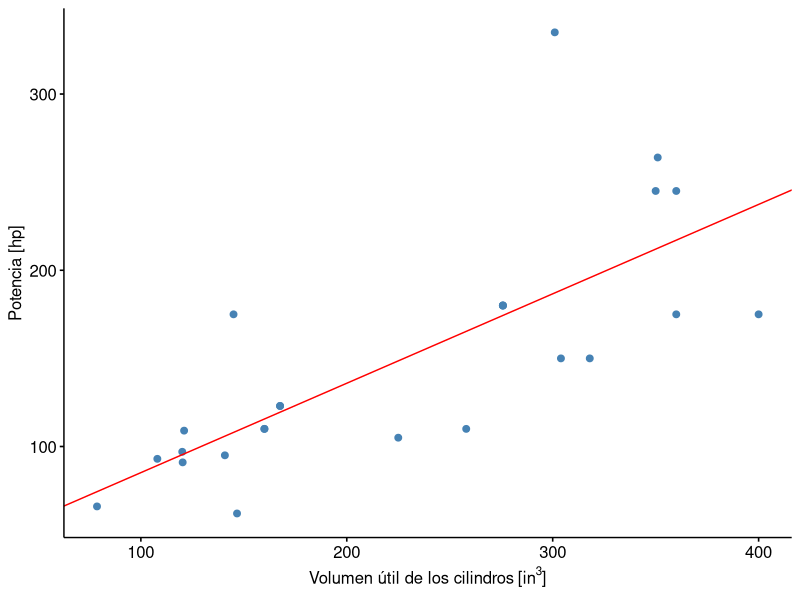
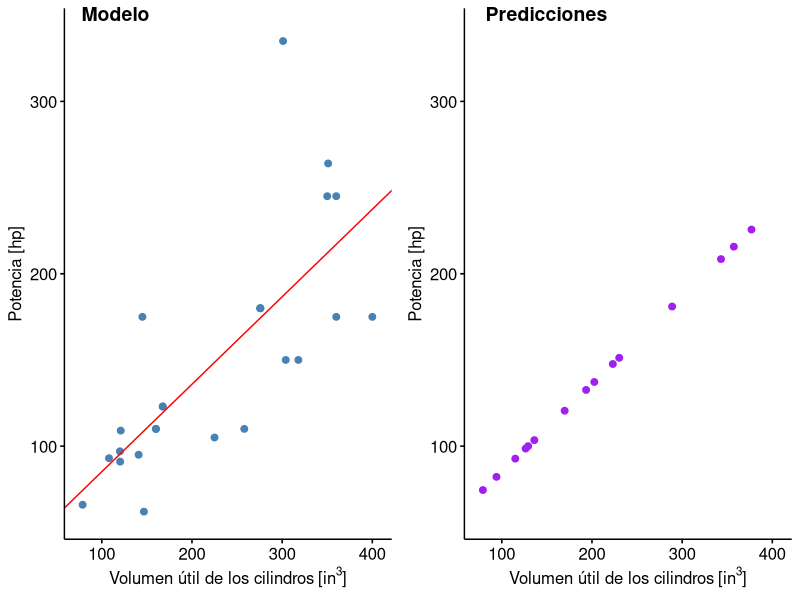
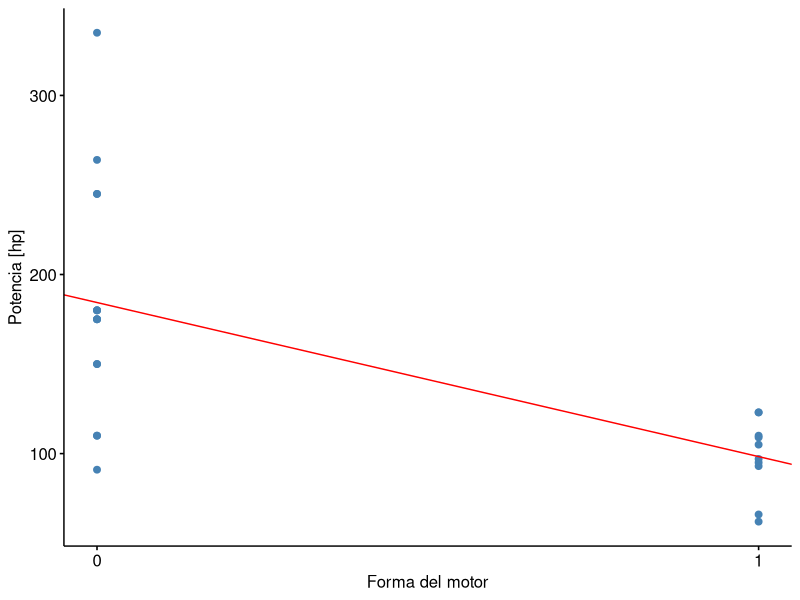
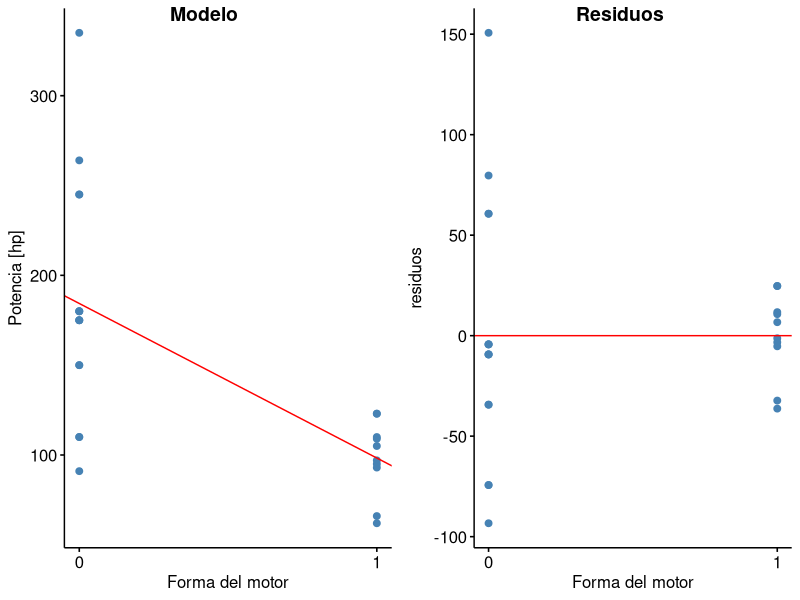

Here is the R script that generated these plots, in order: (Note: this script raises an error after producing the figures.)
## ---- chunk 1

library(dplyr)
library(ggpubr)

# Cargar y filtrar los datos
datos <- mtcars |> filter(wt > 2 & wt < 5)

# Ajustar modelo con R
modelo <- lm(hp ~ disp, data = datos)
print(summary(modelo))
## ---- chunk 2
g1 <- ggscatter(datos, x = "disp", y = "hp",
                color = "steelblue", fill = "steelblue",
                ylab = "Potencia [hp]")
g1 <- g1 + geom_abline(intercept = coef(modelo)[1],
                       slope = coef(modelo)[2],
                       color = "red")
g1 <- g1 + xlab(bquote("Volumen útil de los cilindros" ~ 
                       "[" * "in"^3 * "]"))

plot(g1)
## ---- chunk 3
disp <- c(169.694, 230.214, 79.005, 94.085, 343.085,
          136.073, 357.305, 288.842, 223.128, 129.217,
          126.432, 193.474, 376.874, 202.566, 114.928)

# Usar el modelo para predecir el rendimiento de estos modelos.
potencia_est <- predict(modelo, data.frame(disp))

# Graficar los valores predichos
nuevos <- data.frame(disp, hp = potencia_est)
g2 <- ggscatter(nuevos, x = "disp", y = "hp",
                color = "purple", fill = "purple",
                ylab = "Potencia [hp]")
g2 <- g2 + xlab(bquote("Volumen útil de los cilindros" ~ "[" * "in"^3 * "]"))

# Unir los gráficos en uno solo
g1 <- ggpar(g1, xlim = c(75, 405), ylim = c(60, 340))
g2 <- ggpar(g2, xlim = c(75, 405), ylim = c(60, 340))
g <- ggarrange(g1, g2,
               labels = c("Modelo", "Predicciones"),
               hjust = c(-1.2, -0.7))
print(g)
## ---- chunk 4
library(ggpubr)

datos <- mtcars |> filter(wt > 2 & wt < 5)

# Verificar correlación
print(cor(datos[, c("hp", "am", "vs")]))

# Ajustar modelo con R
modelo_vs <- lm(hp ~ vs, data = datos)
print(summary(modelo_vs))

## ---- chunk 5
g1 <- ggscatter(datos, x = "vs", y = "hp",
                color = "steelblue", fill = "steelblue",
                xlab = "Forma del motor", ylab = "Potencia [hp]",
                xticks.by = 1)

g1 <- g1 + geom_abline(intercept = coef(modelo_vs)[1],
                      slope = coef(modelo_vs)[2],
                      color = "red")

print(g1)

## ---- chunk 6
residuos <- modelo_vs[["residuals"]]
datos <- cbind(datos, residuos)

g2 <- ggscatter(datos, x = "vs", y = "residuos",
                color = "steelblue", fill = "steelblue",
                xlab = "Forma del motor", ylav = "Residuos [hp]",
                xticks.by = 1)

g2 <- g2 + geom_hline(yintercept = 0, color = "red")

# Unir gráficos

g <- ggarrange(g1, g2, labels = c("Modelo", "Residuos"),
               hjust = c(-2.5, -2.0))

print(g)

## ---- chunk 7
library(car)
library(dplyr)
library(ggpubr)

# Cargar y filtrar los datos

datos <- mtcars |> filter(wt > 2 & wt < 5)

# Ajustar modelo con R

modelo <- lm(hp ~ disp, data = datos)

# Desplegar gráficos de residuos y mostrar pruebas de curvatura

cat("Pruebas de curvatura:\n")

residualPlots(modelo, type = "rstandard",
              id = list(method = "r", n = 3, cex = 0.7, location = "lr"),
              col = "steelblue", pch = 20, col.quad = "red")

## ---- chunk 8
set.seed(19)
db <- durbinWatsonTest(modelo)
cat("\nPrueba de independencia:\n")
print(db)
## ---- chunk 9
marginalModelPlots(modelo, sd = TRUE,
                   id = list(method = "r", n = 3, cex = 0.7, location = "lr"),
                   col = "steelblue", pch = 20, col.line = c("steelblue", "red"))
## ---- chunk 10
cat("\nPrueba de homocedasticidad:\n")
print(ncvTest(modelo))
## ---- chunk 11
casos_influyentes <- influencePlot(modelo, id = list(cex = 0.7))
cat("\nCasos que podrían ser influyentes:\n")
print(casos_influyentes)
## ---- chunk 12

datos <- mtcars |> filter(wt > 2 & wt < 5)

n <- nrow(datos)

# Obtener datos de prueba y entrenamiento

set.seed(101)
n_entrenamiento <- floor(0.8 * n)

i_entrenamiento <- sample.int(n = n, size = n_entrenamiento, replace = FALSE)

entrenamiento <- datos[i_entrenamiento , ]
prueba <- datos[-i_entrenamiento, ]

# Ajustar y mostrar el modelo con el conjunto de entrenamiento

modelo <- lm(hp ~ disp, data = entrenamiento)
print(summary(modelo))

## ---- chunk 13
rmse_entrenamiento <- sqrt(mean(resid(modelo)**2))
cat("MSE para el conjunto de entrenamiento: ", rmse_entrenamiento, "\n")

# Hacer predicciones para el conjunto de prueba

predicciones <- predict(modelo, prueba)

# Calcular error cuadrado promedio para el conjunto de prueba.

error <- prueba[["hp"]] - predicciones

rmse_prueba <- sqrt(mean(error ** 2))
cat("MSE para el conjunto de prueba: ", rmse_prueba)

## ---- chunk 14
library(caret)
library(dplyr)

datos <- mtcars |> filter(wt > 2 & wt < 5)

n <- nrow(datos)

# Obtener datos de prueba y entrenamiento de 5 pliegues

set.seed(111)

entrenamiento <- train(hp ~ disp, data = datos, method = "lm",
                       trControl = trainControl(method = "cv", number = 5))

modelo <- entrenamiento[["finalModel"]]
print(summary(modelo))

# Mostrar resultados de cada pliegue

cat("Errores en cada pliegue:\n")
print(entrenamiento[["resample"]])

# Mostrar el resultado estimado para el modelo

cat("\nError estimado para el modelo:\n")
print(entrenamiento[["results"]])
## ---- chunk 15
library(caret)
library(dplyr)

datos <- mtcars |> filter(wt > 2 & wt < 5)

n <- nrow(datos)

# Obtener datos de prueba y entrenamiento de 5 pliegues

set.seed(111)

entrenamiento <- train(hp ~ disp, data = datos, method = "lm",
                       trControl = trainControl(method = "LOOCV"))

modelo <- entrenamiento[["finalModel"]]
print(summary(modelo))

# Mostrar errores de cada pliegue

cat("Predicciones en cada pliegue:\n")
print(entrenamiento[["pred"]])

# Mostrar el resultado estimado para el modelo

cat("\nError estimado para el modelo:\n")
print(entrenamiento[["results"]])
